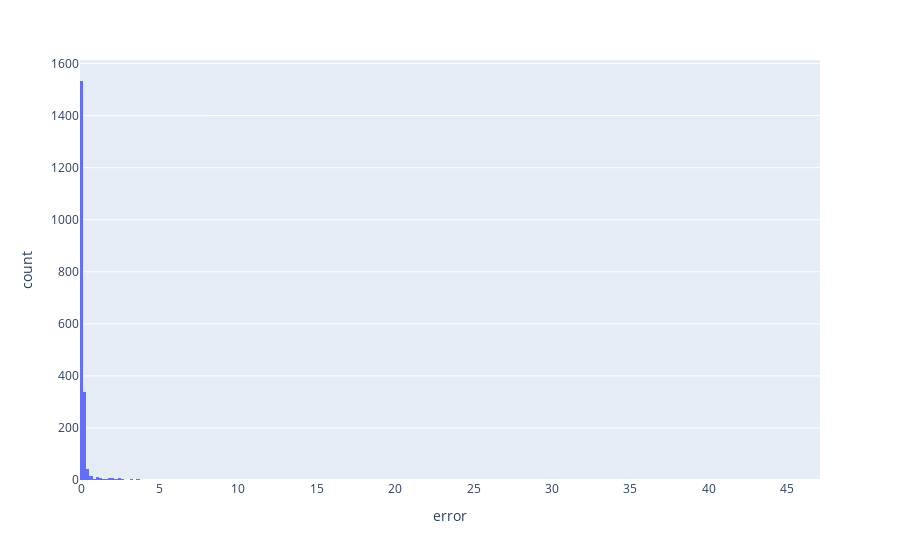

Source (notebook cell):
### Code cell
px.histogram(x=quantization_errors, labels={
    'x': 'error'
})

### Figure 1 — Plotly figure (JSON) as saved in the notebook; plotly's stock layout.template omitted (floating-point values rounded to 4 significant figures; data arrays with more than 128 entries replaced by an {"elided": "..."} marker saying what was removed)
{"data": [{"alignmentgroup": "True", "bingroup": "x", "hovertemplate": "error=%{x}<br>count=%{y}<extra></extra>", "legendgroup": "", "marker": {"color": "#636efa", "pattern": {"shape": ""}}, "name": "", "offsetgroup": "", "orientation": "v", "showlegend": false, "type": "histogram", "x": {"elided": "2002 float values"}, "xaxis": "x", "yaxis": "y"}], "layout": {"barmode": "relative", "legend": {"tracegroupgap": 0}, "margin": {"t": 60}, "xaxis": {"anchor": "y", "domain": [0, 1], "title": {"text": "error"}}, "yaxis": {"anchor": "x", "domain": [0, 1], "title": {"text": "count"}}}}
